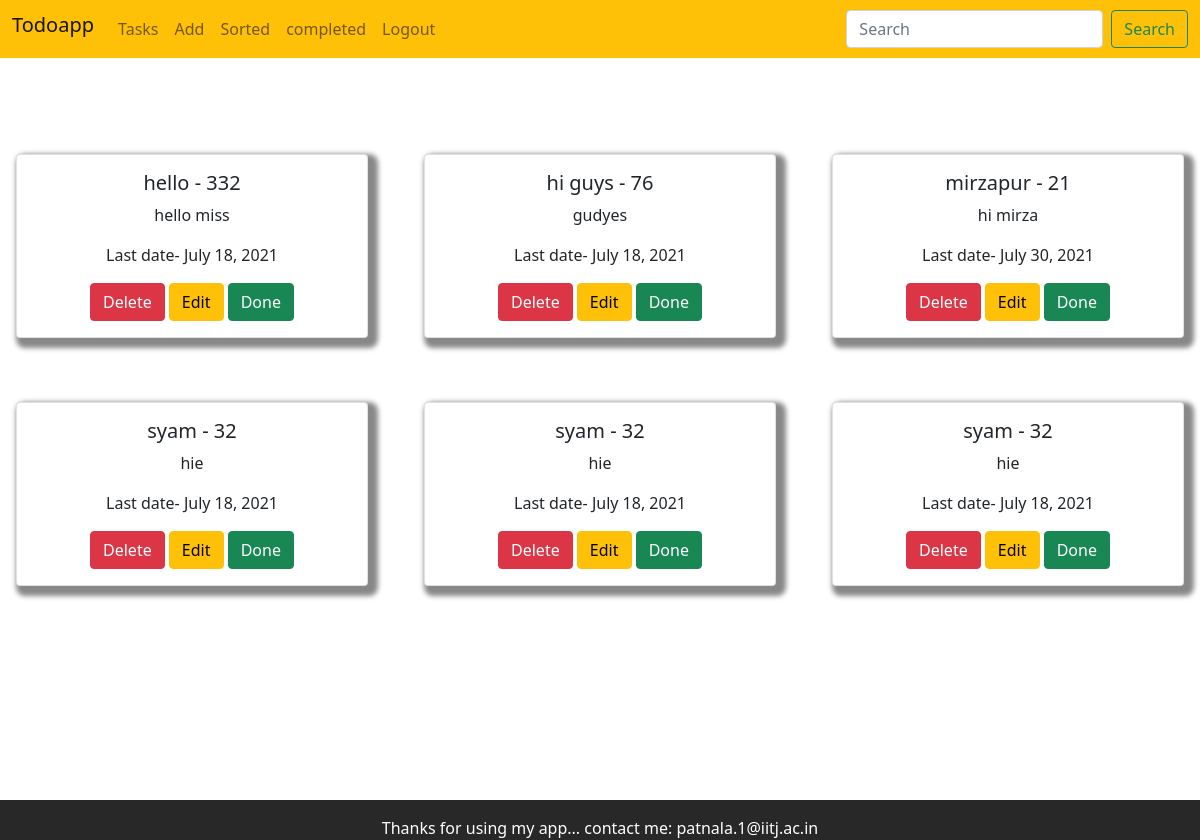
/submit (signed in), run on the app's committed database.
### Todoapp/models.py (models this page shows)
class Todo(models.Model):
    title=models.CharField(max_length=40)
    description= models.CharField(max_length=300)
    user  = models.ForeignKey(User, on_delete= models.CASCADE)
    date=models.DateField()
    priority=models.IntegerField()
    created_at = models.DateTimeField(auto_now_add=True,null=True)
    class Meta:
        db_table = "Todolist"

### Todoapp/views.py (the view, shortened to what this page needs)
# urls.py: path('submit', views.submit, name='submit'),
@login_required(login_url='/')
def submit(request):
    user=request.user
    todos=Todo.objects.filter(user=user).order_by('created_at')
    return render(request, 'submit.html', context={'alltodo': todos})

### templates/submit.html (shortened to what this page needs)
{% extends 'index.html'%}
{%block content%}
{% load static %}
<div class='container m-2 pt-5'>
</div>
<div class='row' >
{% for each in alltodo%}
<div class="card col-md-6 text-center mx-auto" style=" width: 22rem; margin-top: 2rem; margin-bottom: 2rem; box-shadow: 5px 5px 5px 5px #888888;">
  <div class="card-body">
    <h5 class="card-title">{{each.title}} - {{each.priority}}</h5>
    <p class="card-text">{{each.description}}</p>
    <p class='card-text'>Last date- {{each.date}}</p>
    <a href='/delete{{each.id}}' class='btn btn-danger'> Delete </a>
    <a href='/edit{{each.id}}'class='btn btn-warning'> Edit </a>
    <a href='/completed{{each.id}}'class='btn btn-success'> Done </a>
  </div>
</div>
{% endfor %}
</div>
</div>
 {%endblock%}

### templates/index.html (shortened to what this page needs)
<!doctype html>
<html lang="en">
  <head>
    <link href="https://cdn.jsdelivr.net/npm/bootstrap@5.0.2/dist/css/bootstrap.min.css" rel="stylesheet">
  </head>
  <body>
  <div style='min-height: 100vh; width: 100%; position: relative'>
    <nav class="navbar navbar-expand-lg navbar-light bg-warning " >
  <div class="container-fluid">
    <h4 class="navbar-brand" >Todoapp</h4>
    <div class="collapse navbar-collapse" id="navbarSupportedContent">
      <ul class="navbar-nav me-auto mb-2 mb-lg-0">
        <li class="nav-item">
          <a class="nav-link " aria-current="page" href="submit">Tasks</a>
        </li>
        <li class="nav-item">
          <a class="nav-link " aria-current="page" href="add">Add</a>
        </li>
        <li class="nav-item">
          <a class="nav-link" href="sort">Sorted</a>
        </li>
        <li class="nav-item">
          <a class="nav-link" href="done">completed</a>
        </li>
              {% if user.is_authenticated %}
      <li class="nav-item">
        <a class="nav-link" href="/logout">Logout</a>
      </li>
      {% else %}
      <li class="nav-item">
        <a class="nav-link" href="/login">Login</a>
      </li>
      {% endif %}
      </ul>
      <form class="d-flex" method='get' action="{% url 'search'%}">
        <input class="form-control me-2" type="search" name='query' placeholder="Search" aria-label="Search">
        <button class="btn btn-outline-success" type="submit">Search</button>
      </form>
    </div>
  </div>
</nav>
{% load static %}
{%block content%}{%endblock%}
<footer class="footer mt-auto py-3 text-center" style='bottom:0px;   position:relative; height:2.5rem; width:100%; background: rgb(40,40,40)' >
  <div class="container">
    <span style='color: #fff'>Thanks for using my app...</span>
    <span style='color: #fff'>contact me: patnala.1@iitj.ac.in</span>
  </div>
</footer>
  </body>
</html>

### data on the page
Todo: title "hello", priority "332", description "hello miss", date "July 18, 2021"
Todo: title "hi guys", priority "76", description "gudyes", date "July 18, 2021"
Todo: title "mirzapur", priority "21", description "hi mirza", date "July 30, 2021"
Todo: title "syam", priority "32", description "hie", date "July 18, 2021"
Todo: title "syam", priority "32", description "hie", date "July 18, 2021"
Todo: title "syam", priority "32", description "hie", date "July 18, 2021"
